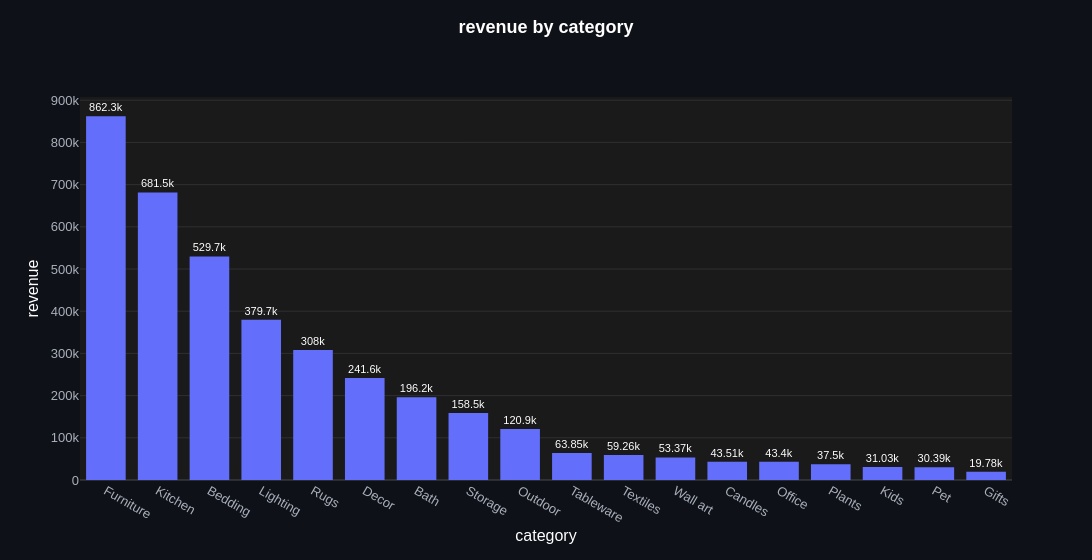

This figure's notebook cell:
### Markdown cell above
## Bare call

The table and two column names give a finished chart: bars in the query's order (its
`ORDER BY`), values written on them in a compact format, a title built from the
columns.

### Code cell
ev.bar_plot(revenue, "category", "revenue")

### Figure 1 — Plotly figure (JSON) as saved in the notebook; plotly's stock layout.template omitted (floating-point values rounded to 4 significant figures)
{"data": [{"cliponaxis": false, "hovertemplate": "%{hovertext}<extra></extra>", "hovertext": ["category: <b>Furniture</b><br>revenue: 862.3k", "category: <b>Kitchen</b><br>revenue: 681.5k", "category: <b>Bedding</b><br>revenue: 529.7k", "category: <b>Lighting</b><br>revenue: 379.7k", "category: <b>Rugs</b><br>revenue: 308k", "category: <b>Decor</b><br>revenue: 241.6k", "category: <b>Bath</b><br>revenue: 196.2k", "category: <b>Storage</b><br>revenue: 158.5k", "category: <b>Outdoor</b><br>revenue: 120.9k", "category: <b>Tableware</b><br>revenue: 63.85k", "category: <b>Textiles</b><br>revenue: 59.26k", "category: <b>Wall art</b><br>revenue: 53.37k", "category: <b>Candles</b><br>revenue: 43.51k", "category: <b>Office</b><br>revenue: 43.4k", "category: <b>Plants</b><br>revenue: 37.5k", "category: <b>Kids</b><br>revenue: 31.03k", "category: <b>Pet</b><br>revenue: 30.39k", "category: <b>Gifts</b><br>revenue: 19.78k"], "insidetextanchor": "middle", "marker": {"color": ["#636EFA", "#636EFA", "#636EFA", "#636EFA", "#636EFA", "#636EFA", "#636EFA", "#636EFA", "#636EFA", "#636EFA", "#636EFA", "#636EFA", "#636EFA", "#636EFA", "#636EFA", "#636EFA", "#636EFA", "#636EFA"]}, "meta": {"group": null, "role": "data"}, "name": "revenue", "orientation": "v", "showlegend": false, "text": ["862.3k", "681.5k", "529.7k", "379.7k", "308k", "241.6k", "196.2k", "158.5k", "120.9k", "63.85k", "59.26k", "53.37k", "43.51k", "43.4k", "37.5k", "31.03k", "30.39k", "19.78k"], "textangle": 0, "textfont": {"size": 11}, "textposition": "outside", "type": "bar", "x": ["Furniture", "Kitchen", "Bedding", "Lighting", "Rugs", "Decor", "Bath", "Storage", "Outdoor", "Tableware", "Textiles", "Wall art", "Candles", "Office", "Plants", "Kids", "Pet", "Gifts"], "y": [862300.0, 681500.0, 529700.0, 379700.0, 308000.0, 241600.0, 196200.0, 158500.0, 120900.0, 63850.0, 59260.0, 53370.0, 43510.0, 43400.0, 37500.0, 31030.0, 30390.0, 19780.0]}], "layout": {"bargap": 0.15, "bargroupgap": 0.1, "barmode": "group", "height": 560, "legend": {"title": {"text": ""}, "traceorder": "normal"}, "margin": {"t": 97}, "showlegend": false, "title": {"text": "<b>revenue by category</b>"}, "uniformtext": {"minsize": 11, "mode": "hide"}, "width": 1400, "xaxis": {"categoryarray": ["Furniture", "Kitchen", "Bedding", "Lighting", "Rugs", "Decor", "Bath", "Storage", "Outdoor", "Tableware", "Textiles", "Wall art", "Candles", "Office", "Plants", "Kids", "Pet", "Gifts"], "categoryorder": "array", "title": {"text": "category"}, "type": "category"}, "yaxis": {"title": {"text": "revenue"}}}}
